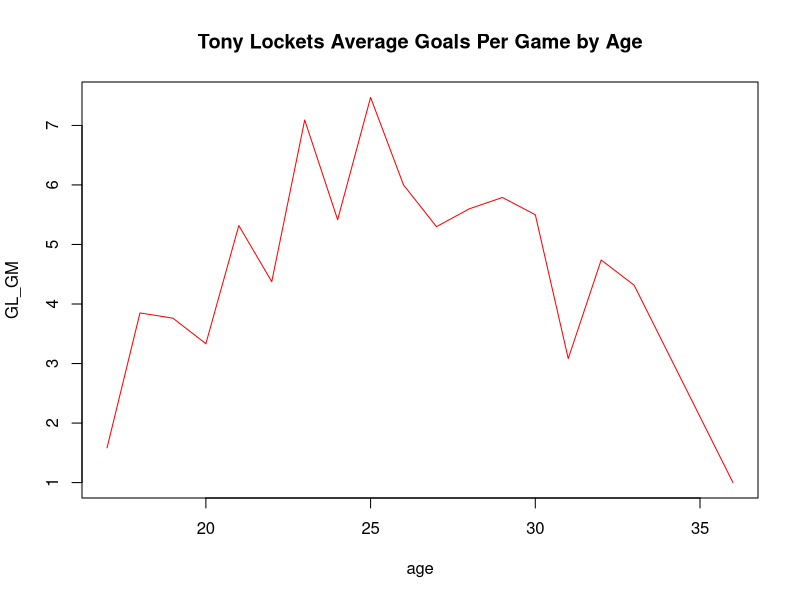

This chart was generated by the following R code:
## ---- chunk 1

9+3
## ---- chunk 2
x = 9+3
## ---- chunk 3

x
## ---- chunk 4

Year = c( 1983, 1984, 1985, 1986, 1987, 1988, 1989, 1990, 1991, 1992, 1993,
             1994, 1995, 1996, 1997, 1998, 1999, 2002)
GL = c(19,77,  79,  60, 117,  35,  78,  65, 127, 132,  53,  56, 110,
                 121,  37, 109,  82,  3)

GM=c(12, 20, 21, 18, 22,  8, 11, 12, 17, 22, 10, 10, 19, 22, 12, 23, 19,3)

## ---- chunk 5
Year
GL
GM
## ---- chunk 6
GL_GM = GL /GM
GL_GM
## ---- chunk 7
age = Year - 1966 
age
## ---- chunk 8
plot(age, GL_GM, type="l", col="red", main="Tony Lockets Average Goals Per Game by Age")
## ---- chunk 9
GL_GM[1:3]


## ---- chunk 10
GL_GM[-c(18)]

## ---- chunk 11
GL_GM
## ---- chunk 12
GM>10
GM[GM>10]
